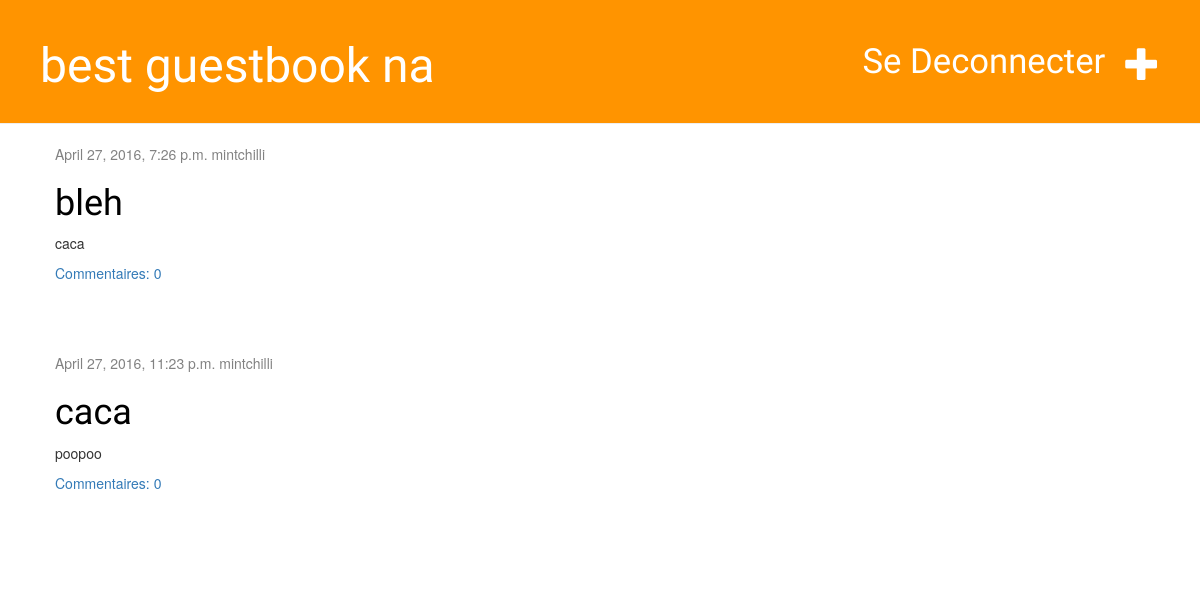
Page / (signed in) on the earlier database version.
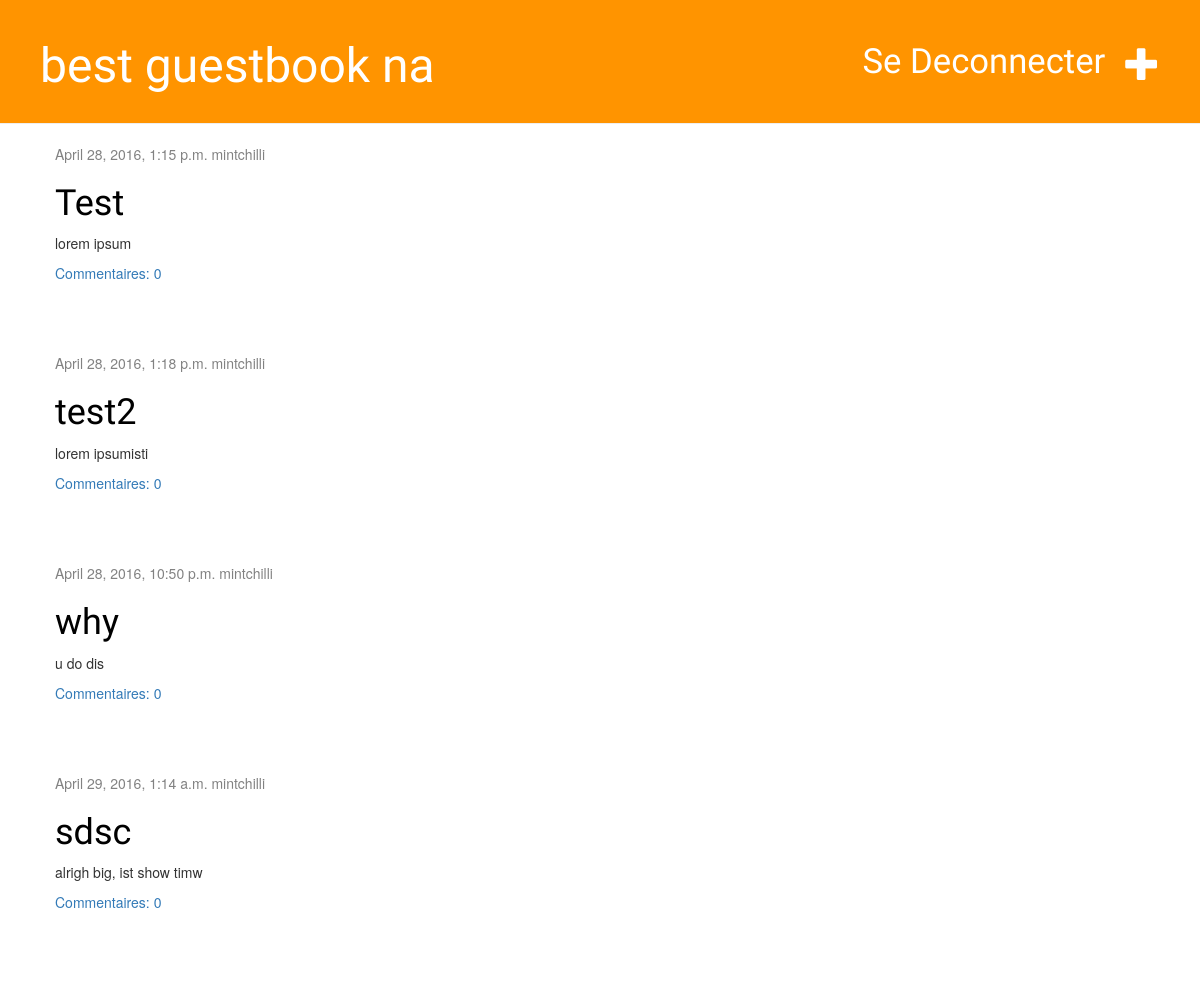
Same page on the later database version.
### guestbook/models.py (models this page shows, shortened)
class Post(models.Model):
    author = models.ForeignKey('auth.User')
    title = models.CharField(max_length=200)
    text = models.TextField()
    created_date = models.DateTimeField(
            default=timezone.now)

### guestbook/views.py (the view)
# urls.py: url(r'^$', login_required(views.post_list), name='post_list'),
def post_list(request):
    posts = Post.objects.filter(created_date__lte=timezone.now()).order_by('created_date')
    return render(request, 'guestbook/post_list.html', {'posts': posts})

### guestbook/templates/guestbook/post_list.html
{% extends 'guestbook/base.html' %}
{% block content %}
    {% for post in posts %}
        <div class="post">
            <div class="date">
                {{ post.created_date }}
                {{ post.author }}
            </div>
            <h1><a href="{% url 'post_detail' pk=post.pk %}">{{ post.title }}</a></h1>
            <p>{{ post.text|linebreaks }}</p>
            <a href="{% url 'post_detail' pk=post.pk %}">Commentaires: {{ post.comments.count }}</a>
        </div>
    {% endfor %}
{% endblock %}

### guestbook/templates/guestbook/base.html (shortened to what this page needs)
{% load staticfiles %}
<html>
  <head>
    <link rel="stylesheet" href="//maxcdn.bootstrapcdn.com/bootstrap/3.2.0/css/bootstrap.min.css">
    <link rel="stylesheet" href="//maxcdn.bootstrapcdn.com/bootstrap/3.2.0/css/bootstrap-theme.min.css">
    <link rel="stylesheet" href="{% static 'css/guestbook.css' %}">
  </head>
  <div class="page-header">
    {% if user.is_authenticated %}
    <a href="{% url 'post_new' %}" class="top-menu"><span class="glyphicon glyphicon-plus"></span></a>
    <a href="/logout" class="logout">Se Deconnecter</a>
    {% endif %}
      <h1><a href="/">best guestbook na</a></h1>
  </div>
  <div class="content container">
      <div class="row">
          <div class="col-md-8">
            {% block content %}
            {% endblock %}
          </div>
      </div>
  </div>
</html>

### guestbook/static/css/guestbook.css (style rules this page uses)
.page-header { background-color: #ff9400; margin-top: 0; padding: 20px 20px 20px 40px; }
.page-header h1, .page-header h1 a, .page-header h1 a:visited, .page-header h1 a:active { color: #ffffff; font-size: 36pt; text-decoration: none; }
.content { margin-left: 40px; }
h1, h2, h3, h4 { font-family: 'Poiret One', cursive; }
.date { color: #828282; }
.top-menu, .top-menu:hover, .top-menu:visited { color: #ffffff; float: right; font-size: 26pt; margin-right: 20px; padding-top: 25px; padding-left: 20px; }
.post { margin-bottom: 70px; }
.post h1 a, .post h1 a:visited { color: #000000; }
.logout { color: #ffffff; font-family: 'Poiret One', cursive; font-size: 26pt; float: right; webkit-appearance: button; moz-appearance: button; appearance: button; padding-top: 17px; text-decoration: none; }

Differences in the rows shown:
removed Post: created_date "April 27, 2016, 7:26 p.m.", author "mintchilli", title "bleh", text "caca", comments.count "0"
removed Post: created_date "April 27, 2016, 11:23 p.m.", author "mintchilli", title "caca", text "poopoo", comments.count "0"
added Post: created_date "April 28, 2016, 1:15 p.m.", author "mintchilli", title "Test", text "lorem ipsum", comments.count "0"
added Post: created_date "April 28, 2016, 1:18 p.m.", author "mintchilli", title "test2", text "lorem ipsumisti", comments.count "0"
added Post: created_date "April 28, 2016, 10:50 p.m.", author "mintchilli", title "why", text "u do dis", comments.count "0"
added Post: created_date "April 29, 2016, 1:14 a.m.", author "mintchilli", title "sdsc", text "alrigh big, ist show timw", comments.count "0"
